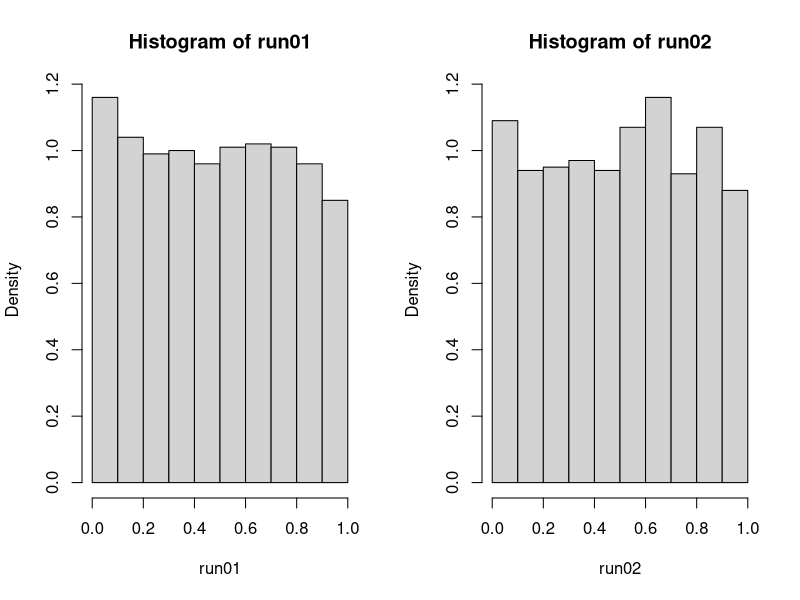

Write the R code that produced this figure.
# Lab Session 02 - Stochastic Simulations ---------------------------------

# Loops -------------------------------------------------------------------

# A loop is a code that performs some task until a certain event.

# For instance, a `while` loop runs as long as a condition is true.
x = 10
i = 0
while (i < x) {
  i <- i + 2
}

# On the other hand, a `for` loop iterates through a collection of items.
y = 10
for (j in 1:y) {
  j
}

# Pseudorandom Number Generators ------------------------------------------

# Implement a Linear Congruential Generator as a custom function.
# Note: The default implementation creates a sequence of 1000 numbers with the
#       specified values for a, b and M.
lcg <- function(u0, n=1000, a=69069069, b=12345, M=2^32){
  # Start by allocating the output.
  x_out <- rep(NA, n) # Create a vector of n NA values.
  x_out[1] <- u0
  
  # Iterate to generate every other term of the sequence.
  for (i in 2:n) {
    x_out[i] <- (a + (b * x_out[i - 1])) %% M
  }
  
  # Return the output vector.
  return(x_out / (M + 1))
}

# Run the `lcg` function and plot the result to check for correctness.
run01 <- lcg(26)
head(run01)
tail(run01)

run02 <- lcg(9856)

# Use a histogram to check if the sequence follows a Unif(0, 1) distribution.
# Note: Setting prob=T provides a density plot.
par(mfrow = c(1, 2)) # For sideways plots.
hist(run01, prob=T)
hist(run02, prob=T)
